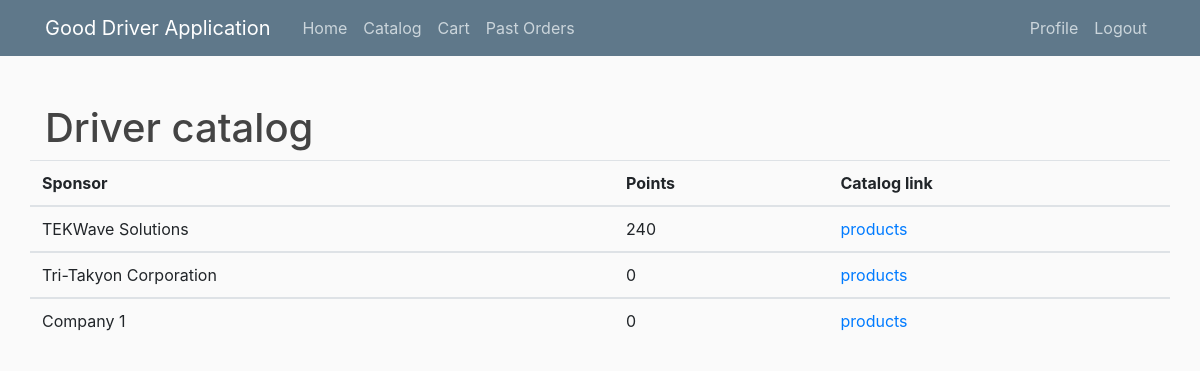
Page /driver_catlogs/ (signed in) on the committed database.
### users/models.py (models this page shows)
class Sponsorship(models.Model):
	sponsor_company = models.CharField(max_length=30, default = "")
	driver = models.CharField(max_length=30)
	driver_points = models.IntegerField(default=0)
	price_scalar = models.FloatField(default=1)

### portal/views.py (the view)
# urls.py: path('driver_catlogs/',views.driver_catalogs, name='driver-catalogs'),
def driver_catalogs(request):
    user = request.user
    gUser = GenericUser.objects.get(username=user.username)
    userType = gUser.type
    if userType == 'Driver' or userType == 'Sponsor':
        driver = driverGet(user)
        if userType == 'Sponsor':
            sponsor_list = Sponsorship.objects.filter(driver=driver.username,sponsor_company=Sponsor.objects.get(username=user.username).sponsor_company)
        else:
            sponsor_list = Sponsorship.objects.filter(driver=driver.username)
        sponsors = []
        for sponsor in sponsor_list:
            sponsors.append(sponsor)
        data = {
            "sponsors": sponsors
        }
        response = render(request, 'portal/driver_catalogs.html', data)
    else:
        response = redirect('home')
    return response

### portal/views.py (called while the page is built)
def driverGet(user):
    gUser = GenericUser.objects.get(username=user.username)
    if (gUser.type == 'Driver'):
        return Driver.objects.get(username=user.username)
    elif (gUser.type == 'Sponsor'):
        return Driver.objects.get(username=Sponsor.objects.get(username=user.username).driver_vicarious)

### portal/templates/portal/driver_catalogs.html
{% extends "portal/base_driver.html" %}
{% block content %}
<div class="row">
		<div class="col-md-12">
			<h1>Driver catalog</h1>
		</div>
</div>
<div class ="row">
{% if sponsors %}
	<table class="table">
		<tr>
			<th scope="col">Sponsor</th>
			<th scope="col">Points</th>
			<th scope="col">Catalog link</th>
		</tr>
		{% for sponsor in sponsors%}
		<tbody>
			<tr>
				<td>{{ sponsor.sponsor_company }}</td>
				<td>{{ sponsor.driver_points }}</td>
				<td><a href="{% url 'driver-product-home' 8 1 sponsor.sponsor_company %}">products</a></td>
			</tr>
		</tbody>
		{% endfor %}
	</table>
	{% else %}
	<p class="text-secondary">No Sponsors To Display</p>
	{% endif %}
</div>
{% endblock content%}

### portal/static/portal/main.css (style rules this page uses)
body { background: #fafafa; color: #333333; margin-top: 5rem; }
h1, h2, h3, h4, h5, h6 { color: #444444; }

### rows in the picture
Sponsorship: sponsor_company "TEKWave Solutions", driver_points "240"
Sponsorship: sponsor_company "Tri-Takyon Corporation", driver_points "0"
Sponsorship: sponsor_company "Company 1", driver_points "0"
